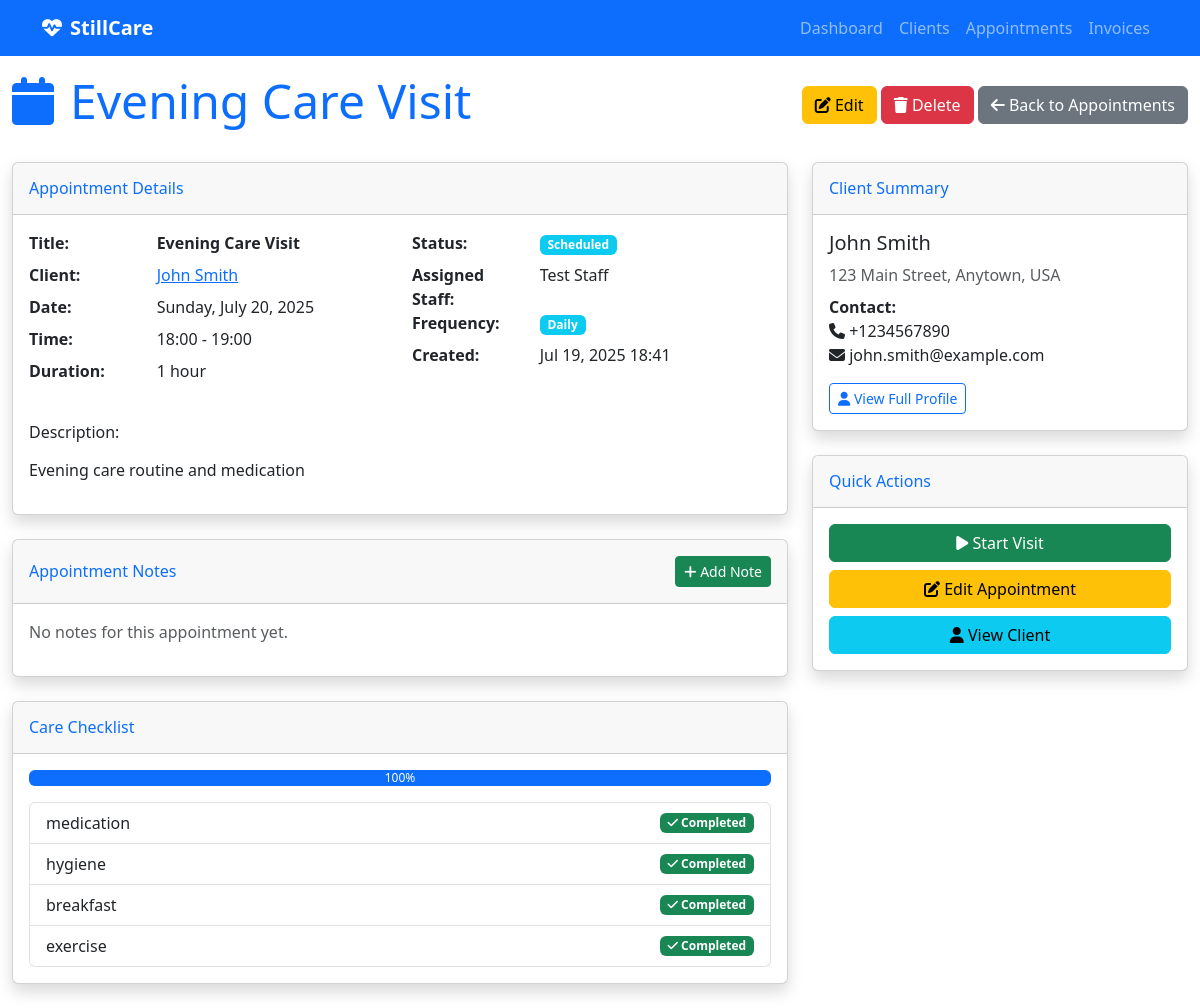
Page /appointments/3/ on the earlier database version.
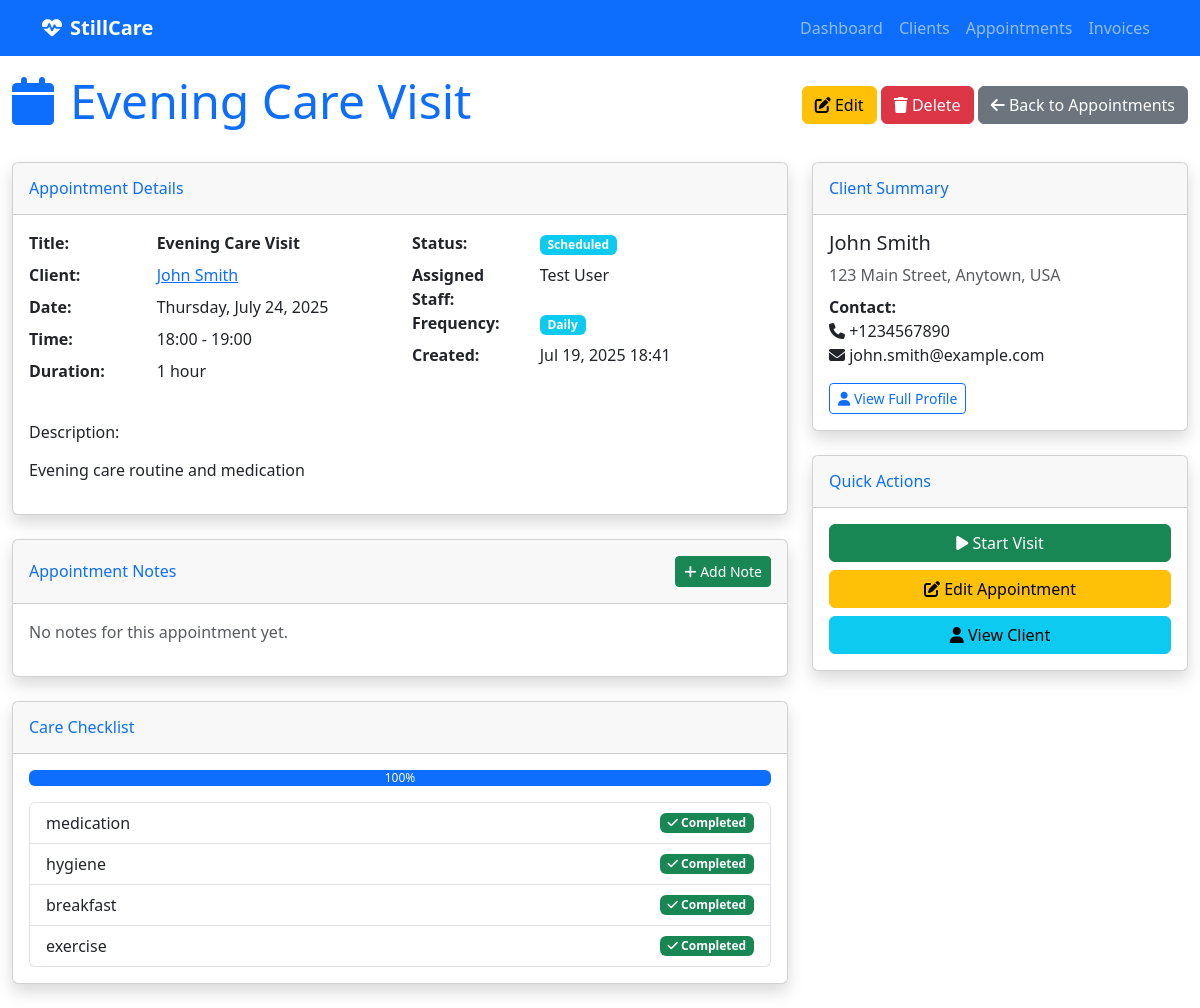
Same page on the later database version.
### appointment_management/models.py (models this page shows, shortened)
class Appointment(models.Model):
    FREQUENCY_CHOICES = [
        ('daily', 'Daily'),
        ('weekly', 'Weekly'),
        ('monthly', 'Monthly'),
    ]
    title = models.CharField(max_length=200)
    description = models.TextField(blank=True, null=True)
    start_time = models.DateTimeField(help_text="When the appointment/visit should start")
    end_time = models.DateTimeField(help_text="When the appointment/visit should end")
    status = models.CharField(max_length=50, choices=[
        ('scheduled', 'Scheduled'),
        ('completed', 'Completed'),
        ('cancelled', 'Cancelled'),
        ('no_show', 'No Show'),
    ], default='scheduled')
    client = models.ForeignKey(
        'client_management.Client',
        on_delete=models.CASCADE,
        related_name='appointments',
        help_text="The client this appointment is for"
    )
    frequency = models.CharField(
        max_length=20,
        choices=FREQUENCY_CHOICES,
        blank=True,
        null=True,
        help_text="How often this appointment repeats"
    )
    assigned_staff = models.ForeignKey(settings.AUTH_USER_MODEL, on_delete=models.PROTECT, null=False, blank=False, related_name='appointments', help_text="Staff member assigned to this appointment")
    created_at = models.DateTimeField(auto_now_add=True)
    updated_at = models.DateTimeField(auto_now=True)
    class Meta:
        verbose_name = "Appointment"
        verbose_name_plural = "Appointments"
    VISIT_STATUS_CHOICES = [
        ('scheduled', 'Scheduled'),
        ('in_progress', 'In Progress'),
        ('completed', 'Completed'),
        ('cancelled', 'Cancelled'),
    ]
    status = models.CharField(
        max_length=20,
        choices=VISIT_STATUS_CHOICES,
        default='scheduled'
    )
    actual_start_time = models.DateTimeField(blank=True, null=True)
    actual_end_time = models.DateTimeField(blank=True, null=True)
    checklist_items = models.JSONField(
        default=list,
        help_text="List of checklist items from the client's care plan"
    )
    @property
    def available_checklist_items(self):
        return self.client.care_checklist if self.client else []
    @property
    def checklist_completion_percentage(self):
        if not self.available_checklist_items:
            return 0
        completed_count = len(self.checklist_items)
        total_count = len(self.available_checklist_items)
        return (completed_count / total_count) * 100 if total_count > 0 else 0

### authentication/models.py (models this page shows, shortened)
class User(AbstractUser):
    ROLE_CHOICES = [
        ('nurse', 'Nurse'),
        ('admin', 'Admin'),
    ]
    role = models.CharField(
        max_length=10,
        choices=ROLE_CHOICES,
        default='nurse',
        help_text="User role in the system"
    )
    phone = models.CharField(max_length=20, blank=True, null=True)
    is_staff_member = models.BooleanField(
        default=True,
        help_text="Whether this user is a staff member"
    )
    login_code = models.CharField(
        max_length=6,
        unique=True,
        blank=True,
        null=True,
        validators=[
            RegexValidator(
                regex=r'^[0-9]{6}$',
                message='Login code must be exactly 6 digits.',
                code='invalid_login_code'
            ),
        ],
        help_text="6-digit code for app login (optional)"
    )
    biometric_id = models.CharField(
        max_length=255,
        unique=True,
        blank=True,
        null=True,
        help_text="Unique biometric identifier for fingerprint/face recognition (optional)"
    )
    class Meta:
        verbose_name = "User"
        verbose_name_plural = "Users"

### client_management/models.py (models this page shows, shortened)
class Client(models.Model):
    CHECKLIST_CHOICES = [
        ('basic_care', 'Basic Care'),
        ('medication_management', 'Medication Management'),
        ('wound_care', 'Wound Care'),
        ('physical_therapy', 'Physical Therapy'),
        ('nursing_care', 'Nursing Care'),
        ('social_work', 'Social Work'),
        ('nutrition', 'Nutrition'),
        ('hygiene', 'Hygiene'),
        ('mobility', 'Mobility Assistance'),
        ('monitoring', 'Vital Signs Monitoring'),
        ('education', 'Patient Education'),
        ('family_support', 'Family Support'),
        ('emergency_prep', 'Emergency Preparedness'),
        ('equipment', 'Medical Equipment'),
        ('transportation', 'Transportation'),
    ]
    first_name = models.CharField(max_length=100)
    last_name = models.CharField(max_length=100)
    address = models.TextField()
    phone = models.CharField(max_length=20, blank=True, null=True)
    email = models.EmailField(blank=True, null=True)
    care_checklist = models.JSONField(
        default=list,
        help_text="List of care items required for this client"
    )
    created_at = models.DateTimeField(auto_now_add=True)
    updated_at = models.DateTimeField(auto_now=True)
    @property
    def full_name(self):
        return f"{self.first_name} {self.last_name}"
    class Meta:
        verbose_name = "Client"
        verbose_name_plural = "Clients"
        ordering = ['last_name', 'first_name']

### care_backend/views.py (the view)
# urls.py: path('appointments/<int:appointment_id>/', views.appointment_detail, name='appointment_detail'),
def appointment_detail(request, appointment_id):
    appointment = get_object_or_404(Appointment, id=appointment_id)
    notes = appointment.notes.all().order_by('-created_at')
    context = {
        'appointment': appointment,
        'notes': notes,
    }
    return render(request, 'appointments/detail.html', context)

### templates/appointments/detail.html (shortened to what the changed rows need)
{% extends "base.html" %}
{% block content %}
<div class="d-flex justify-content-between align-items-center mb-4">
    <h1 class="display-5 text-primary"><i class="fas fa-calendar me-3"></i>{{ appointment.title }}</h1>
    <div>
        <a href="{% url 'appointment_edit' appointment.id %}" class="btn btn-warning">
        </a>
        <a href="{% url 'appointment_delete' appointment.id %}" class="btn btn-danger">
        </a>
        <a href="{% url 'appointment_list' %}" class="btn btn-secondary">
        </a>
    </div>
</div>
<div class="row">
    <div class="col-lg-8">
        <div class="card shadow mb-4">
            <div class="card-body">
                <div class="row">
                    <div class="col-md-6">
                        <dl class="row">
                            <dt class="col-sm-4">Title:</dt>
                            <dd class="col-sm-8"><strong>{{ appointment.title }}</strong></dd>
                            <dt class="col-sm-4">Client:</dt>
                            <dd class="col-sm-8">
                                <a href="{% url 'client_detail' appointment.client.id %}">{{ appointment.client.full_name }}</a>
                            </dd>
                            <dt class="col-sm-4">Date:</dt>
                            <dd class="col-sm-8">{{ appointment.start_time|date:"l, F d, Y" }}</dd>
                            <dt class="col-sm-4">Time:</dt>
                            <dd class="col-sm-8">{{ appointment.start_time|time:"H:i" }} - {{ appointment.end_time|time:"H:i" }}</dd>
                            <dt class="col-sm-4">Duration:</dt>
                            <dd class="col-sm-8">
                                {% if appointment.actual_start_time and appointment.actual_end_time %}
                                    {{ appointment.duration_minutes|default:"Calculating..." }} minutes
                                {% else %}
                                    {{ appointment.end_time|timeuntil:appointment.start_time }}
                                {% endif %}
                            </dd>
                        </dl>
                    </div>
                    <div class="col-md-6">
                        <dl class="row">
                            <dt class="col-sm-4">Status:</dt>
                            <dd class="col-sm-8">
                                <span class="badge bg-{% if appointment.status == 'scheduled' %}info{% elif appointment.status == 'in_progress' %}warning{% elif appointment.status == 'completed' %}success{% elif appointment.status == 'cancelled' %}danger{% else %}secondary{% endif %}">
                                    {{ appointment.get_status_display }}
                                </span>
                            </dd>
                            <dt class="col-sm-4">Assigned Staff:</dt>
                            <dd class="col-sm-8">{{ appointment.assigned_staff.get_full_name|default:appointment.assigned_staff.username }}</dd>
                            <dt class="col-sm-4">Frequency:</dt>
                            <dd class="col-sm-8">
                                {% if appointment.frequency %}
                                    <span class="badge bg-info">{{ appointment.get_frequency_display }}</span>
                                {% else %}
                                    <span class="text-muted">One-time</span>
                                {% endif %}
                            </dd>
                            <dt class="col-sm-4">Created:</dt>
                            <dd class="col-sm-8">{{ appointment.created_at|date:"M d, Y H:i" }}</dd>
                        </dl>
                    </div>
                </div>
                {% if appointment.description %}
                <div class="row mt-3">
                    <div class="col-12">
                        <h6>Description:</h6>
                        <p class="text-muted">{{ appointment.description|linebreaks }}</p>
                    </div>
                </div>
                {% endif %}
            </div>
        </div>
        {% if appointment.available_checklist_items %}
        <div class="card shadow mb-4">
            <div class="card-header py-3">
                <h6 class="m-0 font-weight-bold text-primary">Care Checklist</h6>
            </div>
            <div class="card-body">
                <div class="progress mb-3">
                    <div class="progress-bar" role="progressbar" style="width: {{ appointment.checklist_completion_percentage }}%">
                        {{ appointment.checklist_completion_percentage|floatformat:0 }}%
                    </div>
                </div>
                <ul class="list-group">
                    {% for item in appointment.available_checklist_items %}
                        <li class="list-group-item d-flex justify-content-between align-items-center">
                            {{ item }}
                            {% if item in appointment.checklist_items %}
                                <span class="badge bg-success"><i class="fas fa-check"></i> Completed</span>
                            {% else %}
                                <span class="badge bg-secondary">Pending</span>
                            {% endif %}
                        </li>
                    {% endfor %}
                </ul>
            </div>
        </div>
        {% endif %}
    </div>
    <div class="col-lg-4">
        <div class="card shadow mb-4">
            <div class="card-body">
                <h5>{{ appointment.client.full_name }}</h5>
                <p class="text-muted mb-2">{{ appointment.client.address }}</p>
                <div class="mb-3">
                    <strong>Contact:</strong><br>
                    <i class="fas fa-phone"></i> {{ appointment.client.phone }}<br>
                    <i class="fas fa-envelope"></i> {{ appointment.client.email }}
                </div>
                <a href="{% url 'client_detail' appointment.client.id %}" class="btn btn-outline-primary btn-sm">
                    <i class="fas fa-user"></i> View Full Profile
                </a>
            </div>
        </div>
    </div>
</div>
{% endblock %}

Differences in the rows shown:
changed Appointment "Evening Care Visit": start_time "Sunday, July 20, 2025" → "Thursday, July 24, 2025"; assigned_staff.get_full_name "Test Staff" → "Test User"
